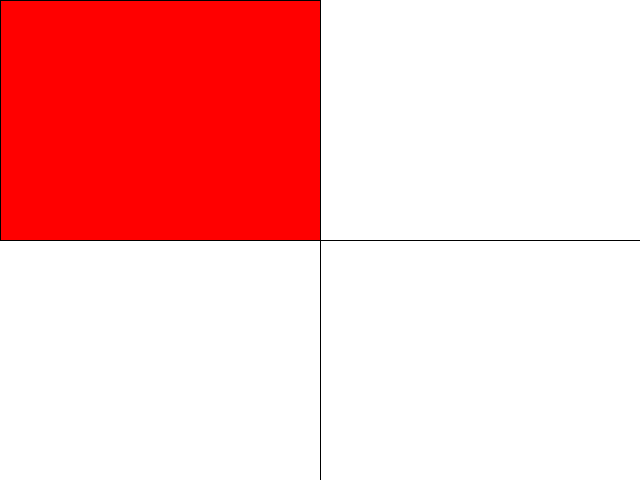
Frame 1 (no input)
Frame 60 (the mouse pressed at the canvas centre just before this capture): identical to frame 1, image omitted
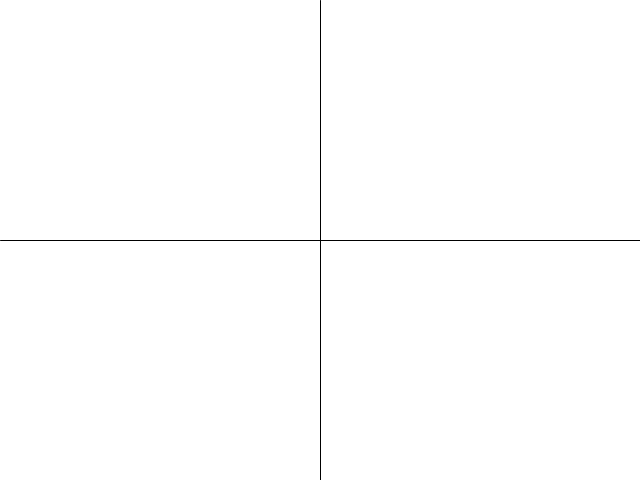
Frame 120 (the mouse held since frame 60 and released just before this capture)

The Processing sketch that drew these frames (run headless with seeded random() and noise(); from frame 60 on, the mouse is pressed at the canvas centre):

// Processing sketch: processing_186275
// ── processing_186275.pde

void setup(){ 
  size(640,480);
}
void draw(){
  background(255);
  line(width/2,0,width/2,height);
    line(0,height/2,width,height/2);
  // && : AND
  //|| : OR
  if (mouseX < width/2 && mouseY < height/2){
    
    fill(255,0,0);
    rect(0,0,width/2, height/2);
    //Top Right
  }else if (mouseX < width/2 && mouseY > height/2){
    fill(0,0,255);
    rect(0,height/2,width/2, height/2);
//Bottom Left
  }else if (mouseX > width/2 && mouseY < height/2){
    fill(255,255,0);
    rect(width/2,0,width/2, height/2);
    //Top Right
    }else if (mouseX > width/2 && mouseY > height/2){
    fill(0,255,0);
    rect(width/2,height/2,width/2, height/2);
    //Bottom Right
}
}
